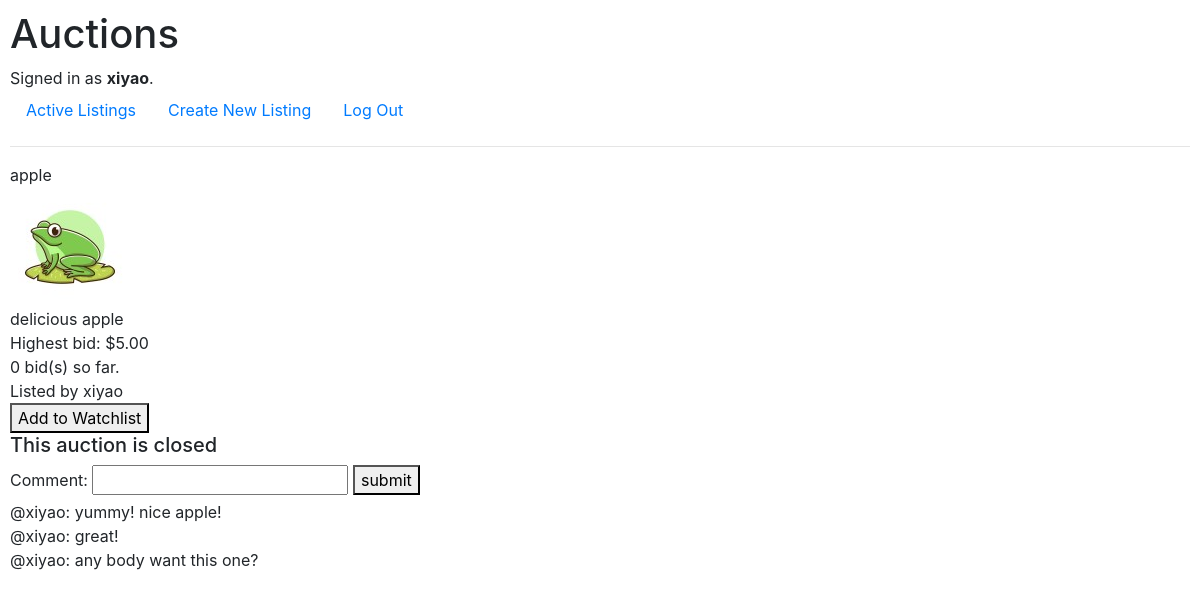
The page /listing/4 (signed in) on the database its author committed.
### auctions/models.py (models this page shows, shortened)
class User(AbstractUser):
    pass
    watchlist = models.ManyToManyField('AuctionListing', related_name="watchers", null=True, blank=True)

class AuctionListing(models.Model):
    owner = models.ForeignKey(User, on_delete=models.CASCADE, related_name="listings")
    title = models.CharField(max_length=64)
    description = models.CharField(max_length=500)
    image = models.ImageField(upload_to="auctions", null=True, blank=True)
    comments = models.ManyToManyField(Comment, related_name="listing", null=True, blank=True)
    starting_bid = models.DecimalField(decimal_places=2, max_digits=6)
    active = models.BooleanField(default=True)
    categories = models.ManyToManyField(Category, related_name="listings")

class Comment(models.Model):
    author = models.ForeignKey(User, on_delete=models.CASCADE, related_name="comments")
    content = models.CharField(max_length=140)

### auctions/views.py (the view)
# urls.py: path("listing/<str:id>", views.listing, name="listing"),
def listing(request, id):
    if AuctionListing.objects.filter(id=id).exists():
        listing = AuctionListing.objects.get(id=id)
        owner = listing.owner
        bid_num =  listing.bids.count()
        if bid_num > 0:
            won_bid = listing.bids.order_by("-price").first()
            highest_bid = won_bid.price
            won_user = won_bid.bid_maker
            lowest_price = highest_bid + Decimal(0.01)
        else:
            won_user = None
            highest_bid = listing.starting_bid
            lowest_price = highest_bid
        watchlist_form = None
        is_watched = False
        close_form = None
        comment_form = None
        bid_form = None
        is_winner = False
        if request.user.is_authenticated:
            comment_form = CommentForm(initial={"listing_id": listing.id})
            watchlist_form = WatchlistForm(initial={"listing_id": listing.id})
            if request.user.watchlist.filter(id=listing.id).exists():
                is_watched = True
            if request.user == owner and listing.active:
                close_form = CloseListingForm(initial={"listing_id": listing.id})
            else:
                if listing.active:
                    bid_form = BidForm(initial={
                        "listing_id": listing.id
                    })
                    bid_form.fields["price"].widget.attrs['min'] = lowest_price
                elif won_user == request.user:
                    is_winner = True
        return render(request, "auctions/listing.html", {
            "listing": listing,
            "highest_bid": highest_bid,
            "bid_num": bid_num,
            "owner": owner,
            "close_form": close_form,
            "comment_form": comment_form,
            "bid_form": bid_form,
            "is_winner": is_winner,
            "watchlist_form": watchlist_form,
            "is_watched": is_watched
        })
    return HttpResponseRedirect(reverse("index"))

### auctions/views.py
class CommentForm(forms.Form):
    listing_id = forms.CharField(widget=forms.HiddenInput())
    content = forms.CharField(label="Comment", max_length=140)

class WatchlistForm(forms.Form):
    listing_id = forms.CharField(widget=forms.HiddenInput())

### auctions/templates/auctions/listing.html (shortened to what this page needs)
{% extends 'auctions/layout.html' %}
{% block body %}
    <div>{{ listing.title }}</div>
    {% if listing.image %}
    <img src="{{ MEDIA_URL }}{{ listing.image.url }}" alt="{{listing.title}}">
    {% endif %}
    <div>
        {{ listing.description }}
    </div>
    <div>
        Highest bid: ${{ highest_bid }}
    </div>
    <div>
        {{ bid_num}} bid(s) so far.
    </div>
    <div>
        Listed by {{ owner.username }}
    </div>
    {% if watchlist_form %}
        <form action="">
            <button>
                {% if is_watched %}
                    Remove form Watchlist
                {% else %}
                    Add to Watchlist
                {% endif %}
            </button>
        </form>
    {% endif %}
    {% if not listing.active %}
        <h5>This auction is closed</h5>
    {% endif %}
    {% if comment_form %}
    <form action="{% url 'comment' %}" method="post">
        {{ comment_form }}
        <button>submit</button>
    </form>
    {% endif %}
    {% for comment in listing.comments.all %}
        <div>@{{ comment.author }}: {{ comment.content }}</div>
    {% endfor %}
{% endblock %}

### auctions/templates/auctions/layout.html (shortened to what this page needs)
{% load static %}
<!DOCTYPE html>
<html lang="en">
    <head>
        <link rel="stylesheet" href="https://stackpath.bootstrapcdn.com/bootstrap/4.4.1/css/bootstrap.min.css">
        <link href="{% static 'auctions/styles.css' %}" rel="stylesheet">
    </head>
    <body>
        <h1>Auctions</h1>
        <div>
            {% if user.is_authenticated %}
                Signed in as <strong>{{ user.username }}</strong>.
            {% else %}
                Not signed in.
            {% endif %}
        </div>
        <ul class="nav">
            <li class="nav-item">
                <a class="nav-link" href="{% url 'index' %}">Active Listings</a>
            </li>
            {% if user.is_authenticated %}
                <li class="nav-item">
                    <a class="nav-link" href="{% url 'create' %}">Create New Listing</a>
                </li>
                <li class="nav-item">
                    <a class="nav-link" href="{% url 'logout' %}">Log Out</a>
                </li>
            {% endif %}
        </ul>
        <hr>
        {% block body %}
        {% endblock %}
    </body>
</html>

### auctions/static/auctions/styles.css (style rules this page uses)
body { padding: 10px; }

### rows shown on the page
User: username "xiyao"
AuctionListing: title "apple", image (picture), description "delicious apple", starting_bid "5.00"
Comment: author "xiyao", content "yummy! nice apple!"
Comment: author "xiyao", content "great!"
Comment: author "xiyao", content "any body want this one?"

### other values the page prints
{{ bid_num }} "0"
